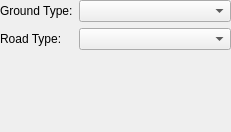
<?xml version="1.0" encoding="UTF-8"?>
<ui version="4.0">
 <class>TerrainDockWidget</class>
 <widget class="QWidget" name="TerrainDockWidget">
  <property name="geometry">
   <rect>
    <x>0</x>
    <y>0</y>
    <width>231</width>
    <height>132</height>
   </rect>
  </property>
  <property name="windowTitle">
   <string>Form</string>
  </property>
  <layout class="QVBoxLayout" name="verticalLayout">
   <property name="margin">
    <number>0</number>
   </property>
   <item>
    <layout class="QGridLayout" name="gridLayout">
     <item row="0" column="1">
      <widget class="QComboBox" name="groundTypeComboBox">
       <property name="sizePolicy">
        <sizepolicy hsizetype="Minimum" vsizetype="Fixed">
         <horstretch>0</horstretch>
         <verstretch>0</verstretch>
        </sizepolicy>
       </property>
      </widget>
     </item>
     <item row="1" column="1">
      <widget class="QComboBox" name="roadTypeComboBox">
       <property name="sizePolicy">
        <sizepolicy hsizetype="Minimum" vsizetype="Fixed">
         <horstretch>0</horstretch>
         <verstretch>0</verstretch>
        </sizepolicy>
       </property>
      </widget>
     </item>
     <item row="0" column="0">
      <widget class="QLabel" name="groundTypeLabel">
       <property name="sizePolicy">
        <sizepolicy hsizetype="Maximum" vsizetype="Minimum">
         <horstretch>0</horstretch>
         <verstretch>0</verstretch>
        </sizepolicy>
       </property>
       <property name="text">
        <string>Ground Type:</string>
       </property>
       <property name="buddy">
        <cstring>groundTypeComboBox</cstring>
       </property>
      </widget>
     </item>
     <item row="1" column="0">
      <widget class="QLabel" name="roadTypeLabel">
       <property name="sizePolicy">
        <sizepolicy hsizetype="Maximum" vsizetype="Minimum">
         <horstretch>0</horstretch>
         <verstretch>0</verstretch>
        </sizepolicy>
       </property>
       <property name="text">
        <string>Road Type:</string>
       </property>
       <property name="buddy">
        <cstring>roadTypeComboBox</cstring>
       </property>
      </widget>
     </item>
    </layout>
   </item>
   <item>
    <spacer name="verticalSpacer">
     <property name="orientation">
      <enum>Qt::Vertical</enum>
     </property>
     <property name="sizeHint" stdset="0">
      <size>
       <width>20</width>
       <height>0</height>
      </size>
     </property>
    </spacer>
   </item>
  </layout>
 </widget>
 <resources/>
 <connections/>
</ui>
